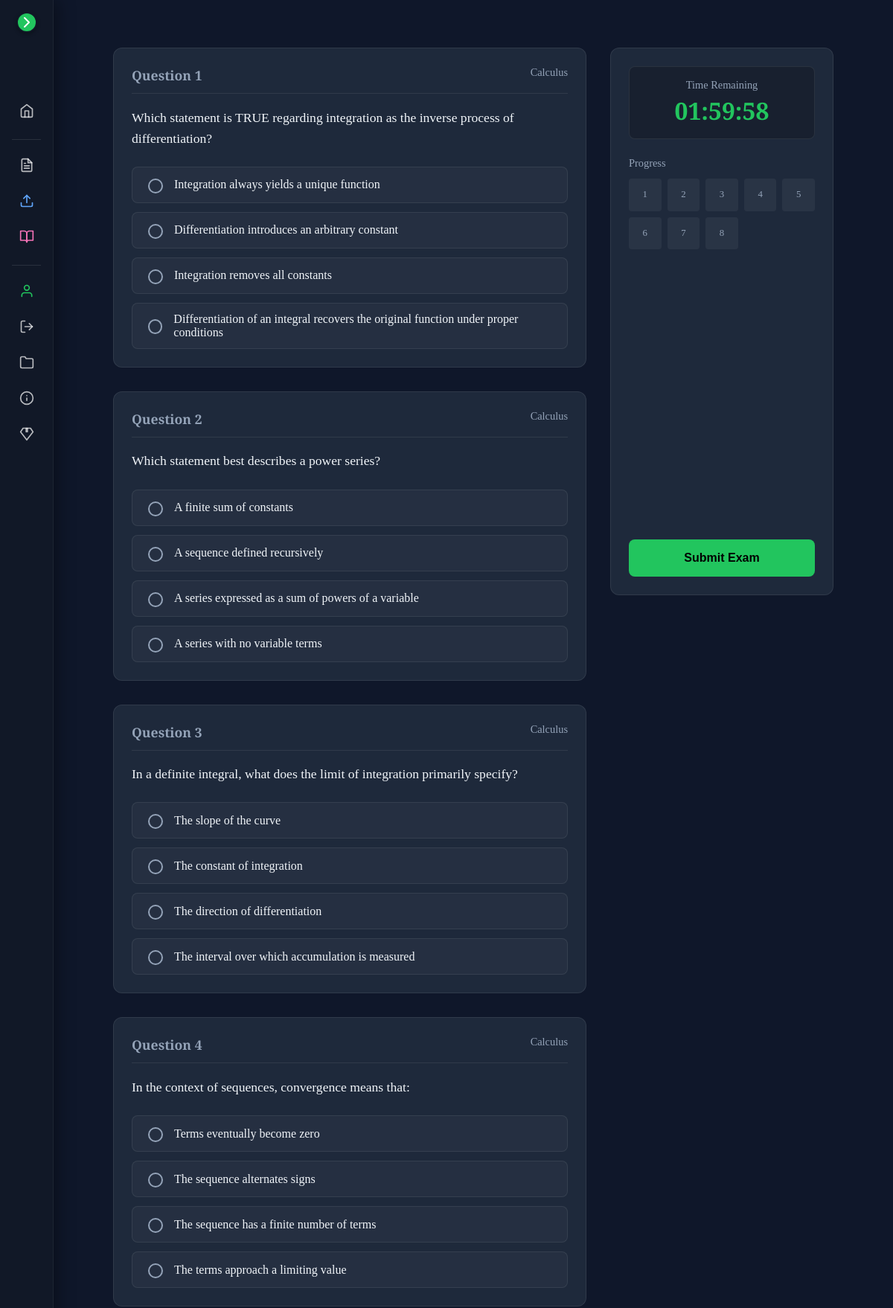
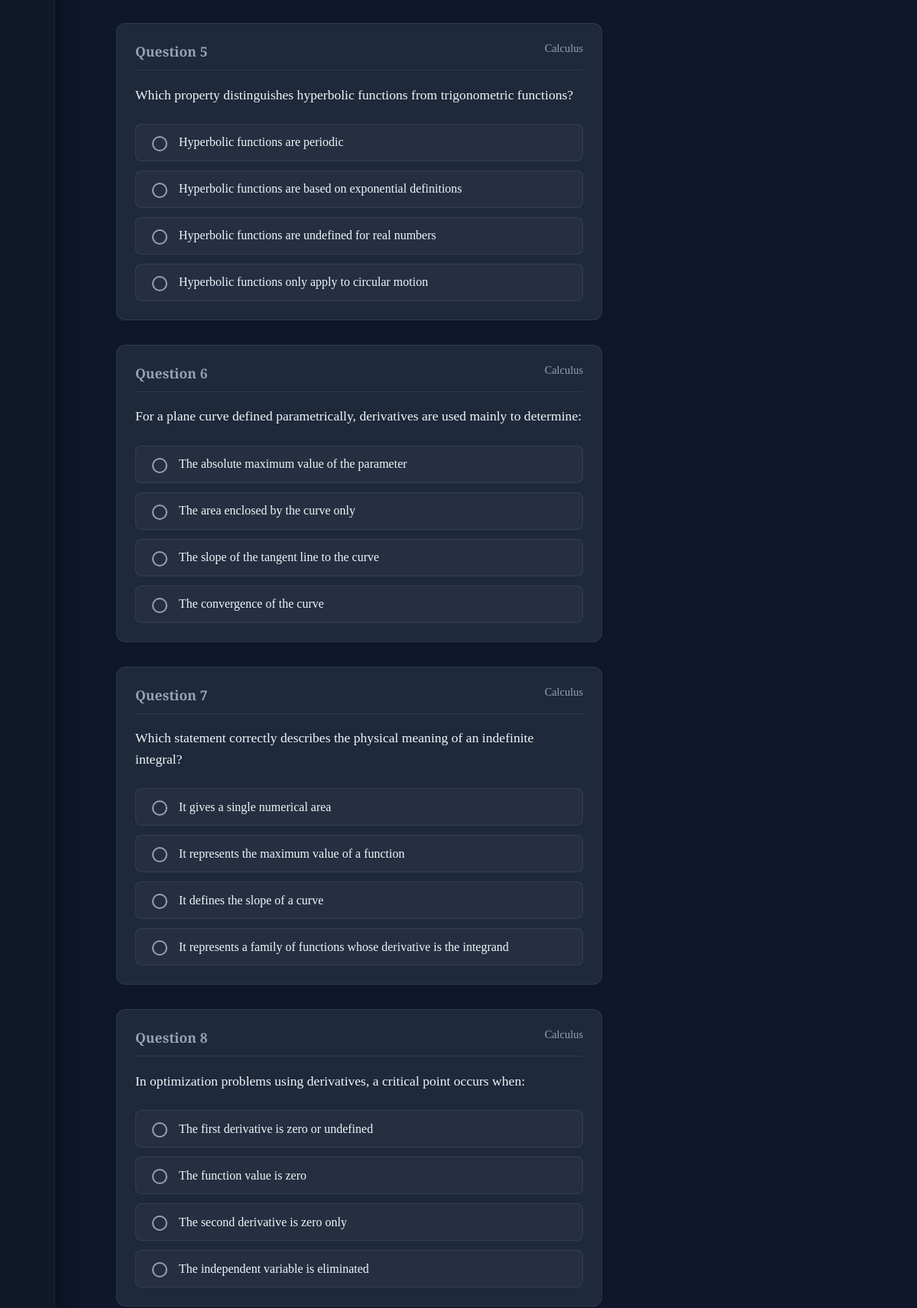
The app's page /exams/890160ac-20cb-476e-ac24-d4d7c60e1992/take/ (signed in, upper part) with its own data (2 pictures, top to bottom).
### review/models.py (models this page shows, shortened)
class Question(models.Model):
    ANSWER_TEXT = "text"
    ANSWER_MC = "mc"
    ANSWER_TF = "tf"
    ANSWER_TYPE_CHOICES = [
        (ANSWER_TEXT, "Text"),
        (ANSWER_MC, "Multiple Choice"),
        (ANSWER_TF, "True / False"),
    ]
    id = models.UUIDField(primary_key=True, default=uuid.uuid4, editable=False)
    topic = models.ForeignKey(Topic, on_delete=models.CASCADE, related_name="questions")
    order = models.PositiveIntegerField(default=0, db_index=True)
    prompt = models.TextField()
    choices = JSONField(blank=True, null=True)
    answer = models.TextField(blank=True, null=True)
    answer_type = models.CharField(max_length=10, choices=ANSWER_TYPE_CHOICES, default=ANSWER_TEXT)
    explanation = models.TextField(blank=True, null=True)
    is_active = models.BooleanField(default=True, db_index=True)
    is_premium = models.BooleanField(default=False, db_index=True)
    metadata = JSONField(blank=True, null=True)
    created_at = models.DateTimeField(auto_now_add=True)
    updated_at = models.DateTimeField(auto_now=True)
    class Meta:
        ordering = ("topic", "order")
        indexes = [
            Index(fields=["topic", "order"]),
            Index(fields=["is_active"]),
            Index(fields=["is_premium"]),
            Index(fields=["created_at"]),
        ]
        verbose_name = _("Question")
        verbose_name_plural = _("Questions")

class Topic(models.Model):
    id = models.UUIDField(primary_key=True, default=uuid.uuid4, editable=False)
    subject = models.ForeignKey(Subject, on_delete=models.CASCADE, related_name="topics")
    folder_ref = models.ForeignKey(Folder, on_delete=models.SET_NULL, null=True, blank=True, related_name="topics")
    folder = models.CharField(max_length=255, default="General", blank=True, db_index=True, help_text="Deprecated. Use folder_ref.")
    slug = models.SlugField(max_length=140)
    title = models.CharField(max_length=255)
    description = models.TextField(blank=True)
    order = models.PositiveIntegerField(default=0, db_index=True)
    is_active = models.BooleanField(default=True, db_index=True)
    is_private = models.BooleanField(default=False, db_index=True, help_text="If True, only allowed users can see this topic.")
    allowed_users = models.ManyToManyField(User, blank=True, related_name="allowed_topics")
    created_at = models.DateTimeField(auto_now_add=True)
    updated_at = models.DateTimeField(auto_now=True)
    class Meta:
        unique_together = ("subject", "slug")
        ordering = ("subject", "folder_ref__order", "folder_ref__title", "order", "title")
        indexes = [
            Index(fields=["subject", "order"]),
            Index(fields=["is_active"]),
            Index(fields=["is_private"]),
        ]
        verbose_name = _("Topic")
        verbose_name_plural = _("Topics")

### review/views.py (the view, shortened to what this page needs)
# urls.py: path("exams/<uuid:exam_id>/take/", views.take_mock_exam, name="take_mock_exam"),
def take_mock_exam(request, exam_id):
    if not request.user.is_authenticated:
        return redirect("review:login") # Assuming login url name
    exam = get_object_or_404(MockExam, id=exam_id)
    now = timezone.now()
    session = ExamSession.objects.filter(
        user=request.user,
        mock_exam=exam,
        state=ExamSession.STATE_RUNNING
    ).first()
    if session and session.expires_at < now:
        session.finalize(auto_timed_out=True)
        return redirect("review:exam_result", session_id=session.id)
    if not session:
        duration = exam.duration_minutes
        expires_at = now + timedelta(minutes=duration)
        session = ExamSession.objects.create(
            user=request.user,
            mock_exam=exam,
            expires_at=expires_at,
            state=ExamSession.STATE_RUNNING,
            answers={}
        )
    remaining_seconds = max(0, (session.expires_at - now).total_seconds())
    questions = exam.questions.filter(is_active=True).order_by("order")
    context = {
        "exam": exam,
        "session": session,
        "questions": questions,
        "remaining_seconds": int(remaining_seconds),
    }
    return render(request, "review/take_mock_exam.html", context)

### review/models.py (called while the page is built)
    def is_available_for(self, user: Optional[User]) -> bool:
        if self.is_premium:
            if not UserAccess.user_has_valid_access(user):
                return False
        if self.is_private:
            if not user or not user.is_authenticated:
                return False
            if not self.allowed_users.filter(id=user.id).exists():
                return False
        return True

### review/templates/review/take_mock_exam.html (shortened to what this page needs)
{% extends "review/base.html" %}
{% load static %}
{% block content %}
  <form id="examForm" method="post" action="">
  <div class="exam-container">
    <div class="question-list">
      {% for question in questions %}
        <div class="question-card" id="q-{{ question.id }}">
          <div class="question-header">
            <span class="question-number">Question {{ forloop.counter }}</span>
            <span class="question-topic" style="color: var(--muted); font-size: 0.9rem;">{{ question.topic.title }}</span>
          </div>
          <div class="question-text">
            {{ question.prompt|linebreaks }}
          </div>
          <div class="options-list">
            {% if question.choices %}
              {% for choice in question.choices %}
              <label class="option-label">
                <input type="radio"
                       name="answer_{{ question.id }}"
                       value="{{ choice.key }}"
                       class="option-input"
                       onchange="updateProgress('{{ question.id }}')">
                <span>{{ choice.text }}</span>
              </label>
              {% endfor %}
            {% endif %}
          </div>
        </div>
      {% endfor %}
    </div>
    <aside class="exam-sidebar">
      <div class="timer-box">
        <div class="timer-label">Time Remaining</div>
        <div id="timer" class="timer-value">--:--:--</div>
      </div>
      <div class="progress-section">
        <div style="margin-bottom: 12px; font-size: 0.9rem; color: var(--muted);">Progress</div>
        <div class="progress-grid">
          {% for question in questions %}
            <a href="#q-{{ question.id }}" id="progress-{{ question.id }}" class="progress-item">
              {{ forloop.counter }}
            </a>
          {% endfor %}
        </div>
      </div>
      <button type="button" class="btn-submit" onclick="openModal()">
        Submit Exam
      </button>
    </aside>
  </div>
</form>
{% endblock %}

### review/static/review/css/main.css (style rules this page uses)
:root { --bg: #0f172a; --card: #1e293b; --text: #f1f5f9; --muted: #94a3b8; --accent: #22c55e; --accent-hover: #4ade80; --danger: #ef4444; --border: rgba(255,255,255,0.08); --shadow: 0 10px 15px -3px rgba(0,0,0,0.5), 0 4px 6px -2px rgba(0,0,0,0.3); --sidebar-width: 260px; }
* { box-sizing: border-box; }
html, body { height: 100%; }
body { margin: 0; background: var(--bg); color: var(--text); font-family: 'Libre Baskerville', serif; }
a { color: var(--text); text-decoration: none; }

### review/templates/review/take_mock_exam.html (style rules this page uses)
.exam-container { display: grid; grid-template-columns: 1fr 300px; gap: 32px; padding: 32px; max-width: 1400px; margin: 0 auto; color: var(--text); }
.question-list { display: flex; flex-direction: column; gap: 32px; }
.question-card { background: var(--card); border-radius: 12px; padding: 24px; border: 1px solid var(--border); }
.question-header { display: flex; justify-content: space-between; margin-bottom: 16px; border-bottom: 1px solid var(--border); padding-bottom: 12px; }
.question-number { font-size: 1.1rem; font-weight: 700; color: var(--muted); }
.question-text { font-size: 1.1rem; line-height: 1.6; margin-bottom: 24px; }
.options-list { display: flex; flex-direction: column; gap: 12px; }
.option-label { display: flex; align-items: center; gap: 12px; padding: 12px 16px; background: rgba(255,255,255,0.03); border: 1px solid var(--border); border-radius: 8px; cursor: pointer; transition: all 0.2s; }
.option-input { appearance: none; width: 20px; height: 20px; border: 2px solid var(--muted); border-radius: 50%; position: relative; outline: none; }
.exam-sidebar { position: sticky; top: 32px; height: calc(100vh - 64px); overflow-y: auto; background: var(--card); border-radius: 12px; padding: 24px; border: 1px solid var(--border); display: flex; flex-direction: column; gap: 24px; }
.timer-box { text-align: center; background: rgba(0,0,0,0.2); padding: 16px; border-radius: 8px; border: 1px solid var(--border); }
.timer-label { font-size: 0.9rem; color: var(--muted); margin-bottom: 4px; }
.timer-value { font-size: 2rem; font-weight: 700; font-variant-numeric: tabular-nums; color: var(--accent); }
.progress-section { flex-grow: 1; overflow-y: auto; }
.progress-grid { display: grid; grid-template-columns: repeat(5, 1fr); gap: 8px; }
.progress-item { aspect-ratio: 1; display: flex; align-items: center; justify-content: center; background: rgba(255,255,255,0.05); border-radius: 4px; font-size: 0.8rem; color: var(--muted); cursor: pointer; border: 1px solid transparent; text-decoration: none; }
.btn-submit { width: 100%; padding: 16px; background: var(--accent); color: #000; border: none; border-radius: 8px; font-size: 1rem; font-weight: 700; cursor: pointer; transition: transform 0.2s; }

### records on screen
Question: topic "Calculus", prompt "Which statement is TRUE regarding integration as the inverse process of differentiation?", text "Integration always yields a unique function" "Differentiation introduces an arbitrary constant" "Integration removes all constants" "Differentiation of an integral recovers the original function under proper conditions"
Question: topic "Calculus", prompt "Which statement best describes a power series?", text "A finite sum of constants" "A sequence defined recursively" "A series expressed as a sum of powers of a variable" "A series with no variable terms"
Question: topic "Calculus", prompt "In a definite integral, what does the limit of integration primarily specify?", text "The slope of the curve" "The constant of integration" "The direction of differentiation" "The interval over which accumulation is measured"
Question: topic "Calculus", prompt "In the context of sequences, convergence means that:", text "Terms eventually become zero" "The sequence alternates signs" "The sequence has a finite number of terms" "The terms approach a limiting value"
Question: topic "Calculus", prompt "Which property distinguishes hyperbolic functions from trigonometric functions?", text "Hyperbolic functions are periodic" "Hyperbolic functions are based on exponential definitions" "Hyperbolic functions are undefined for real numbers" "Hyperbolic functions only apply to circular motion"
Question: topic "Calculus", prompt "For a plane curve defined parametrically, derivatives are used mainly to determine:", text "The absolute maximum value of the parameter" "The area enclosed by the curve only" "The slope of the tangent line to the curve" "The convergence of the curve"
Question: topic "Calculus", prompt "Which statement correctly describes the physical meaning of an indefinite integral?", text "It gives a single numerical area" "It represents the maximum value of a function" "It defines the slope of a curve" "It represents a family of functions whose derivative is the integrand"
Question: topic "Calculus", prompt "In optimization problems using derivatives, a critical point occurs when:", text "The first derivative is zero or undefined" "The function value is zero" "The second derivative is zero only" "The independent variable is eliminated"
